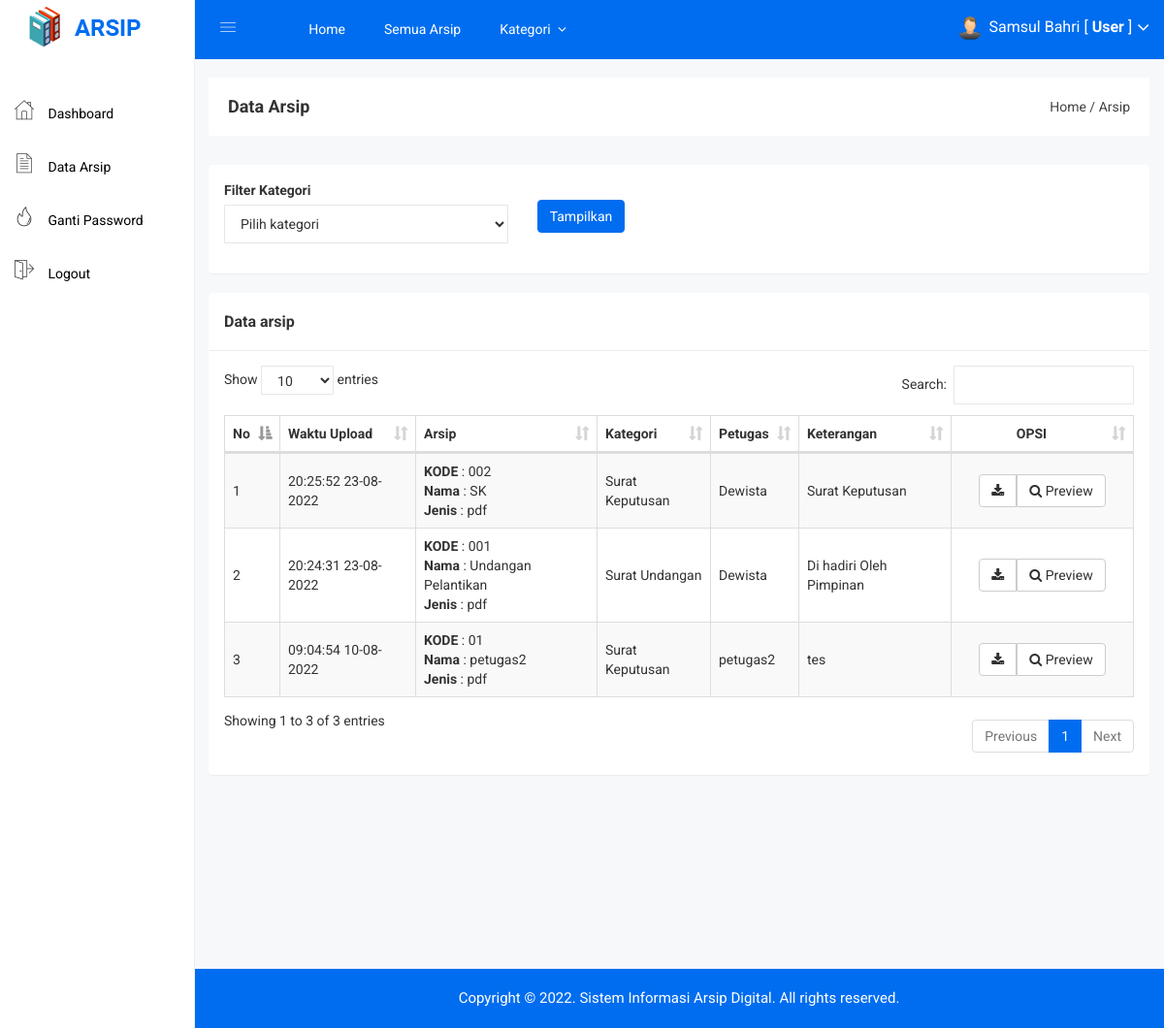
The page /user/arsip.php (signed in) on the database its author committed.
### tables this page shows
CREATE TABLE `arsip` (
  `arsip_id` int(11) NOT NULL,
  `arsip_waktu_upload` datetime NOT NULL,
  `arsip_petugas` int(11) NOT NULL,
  `arsip_kode` varchar(255) NOT NULL,
  `arsip_nama` varchar(255) NOT NULL,
  `arsip_jenis` varchar(255) NOT NULL,
  `arsip_kategori` int(11) NOT NULL,
  `arsip_keterangan` text NOT NULL,
  `arsip_file` varchar(255) NOT NULL
);

CREATE TABLE `kategori` (
  `kategori_id` int(11) NOT NULL,
  `kategori_nama` varchar(255) NOT NULL,
  `kategori_keterangan` text NOT NULL
);

CREATE TABLE `petugas` (
  `petugas_id` int(11) NOT NULL,
  `petugas_nama` varchar(255) NOT NULL,
  `petugas_username` varchar(255) NOT NULL,
  `petugas_password` varchar(255) NOT NULL,
  `petugas_foto` varchar(255) NOT NULL
);

### user/arsip.php (the view, shortened to what this page needs)
<?php include 'header.php'; ?>
<div class="breadcome-area">
    <div class="container-fluid">
        <div class="row">
            <div class="col-lg-12 col-md-12 col-sm-12 col-xs-12">
                <div class="breadcome-list">
                    <div class="row">
                        <div class="col-lg-6 col-md-6 col-sm-6 col-xs-12">
                            <div class="breadcome-heading">
                                <h4 style="margin-bottom: 0px">Data Arsip</h4>
                            </div>
                        </div>
                        <div class="col-lg-6 col-md-6 col-sm-6 col-xs-12">
                            <ul class="breadcome-menu" style="padding-top: 0px">
                                <li><a href="#">Home</a> <span class="bread-slash">/</span></li>
                                <li><span class="bread-blod">Arsip</span></li>
                            </ul>
                        </div>
                    </div>
                </div>
            </div>
        </div>
    </div>
</div>
<div class="container-fluid">
    <div class="panel">
        <div class="panel-body">
            <form method="get" action="">
                <div class="row">
                    <div class="col-lg-4">
                        <div class="form-group">
                            <label>Filter Kategori</label>
                            <select class="form-control" name="kategori" required="required">
                                <option value="">Pilih kategori</option>
                            </select>
                        </div>
                    </div>
                    <div class="col-lg-4">
                        <br>
                        <input type="submit" class="btn btn-primary" value="Tampilkan">
                    </div>
                </div>
            </form>
        </div>
    </div>
    <div class="panel">
        <div class="panel-heading">
            <h3 class="panel-title">Data arsip</h3>
        </div>
        <div class="panel-body">
            <table id="table" class="table table-bordered table-striped table-hover table-datatable">
                <thead>
                    <tr>
                        <th width="1%">No</th>
                        <th>Waktu Upload</th>
                        <th>Arsip</th>
                        <th>Kategori</th>
                        <th>Petugas</th>
                        <th>Keterangan</th>
                        <th class="text-center" width="20%">OPSI</th>
                    </tr>
                </thead>
                <tbody>
                    <?php
                    $no = 1;
                    if(isset($_GET['kategori'])){
                        $kategori = $_GET['kategori'];
                        $arsip = mysqli_query($koneksi,"SELECT * FROM arsip,kategori,petugas WHERE arsip_petugas=petugas_id and arsip_kategori=kategori_id and arsip_kategori='$kategori' ORDER BY arsip_id DESC");
                    }else{
                        $arsip = mysqli_query($koneksi,"SELECT * FROM arsip,kategori,petugas WHERE arsip_petugas=petugas_id and arsip_kategori=kategori_id ORDER BY arsip_id DESC");
                    }
                    while($p = mysqli_fetch_array($arsip)){
                        ?>
                        <tr>
                            <td><?php echo $no++; ?></td>
                            <td><?php echo date('H:i:s  d-m-Y',strtotime($p['arsip_waktu_upload'])) ?></td>
                            <td>
                                <b>KODE</b> : <?php echo $p['arsip_kode'] ?><br>
                                <b>Nama</b> : <?php echo $p['arsip_nama'] ?><br>
                                <b>Jenis</b> : <?php echo $p['arsip_jenis'] ?><br>
                            </td>
                            <td><?php echo $p['kategori_nama'] ?></td>
                            <td><?php echo $p['petugas_nama'] ?></td>
                            <td><?php echo $p['arsip_keterangan'] ?></td>
                            <td class="text-center">
                                <div class="btn-group">
                                    <a target="_blank" class="btn btn-default" href="arsip_download.php?id=<?php echo $p['arsip_id']; ?>"><i class="fa fa-download"></i></a>
                                    <a target="_blank" href="arsip_preview.php?id=<?php echo $p['arsip_id']; ?>" class="btn btn-default"><i class="fa fa-search"></i> Preview</a>
                                </div>
                            </td>
                        </tr>
                        <?php
                    }
                    ?>
                </tbody>
            </table>
        </div>
    </div>
</div>
<?php include 'footer.php'; ?>

### assets/css/main.css (style rules this page uses)
html { color: #222; font-size: 1em; line-height: 1.4; }

### assets/css/style.css (style rules this page uses)
table .btn { margin: 0px !important; }
.btn-primary { background: #006df0; color: white !important; border: 1px solid #006df0; }
.panel-heading { padding: 20px 15px; border-bottom: 1px solid #ececec; }
td { vertical-align: middle !important; }

### assets/js/DataTables/datatables.css (style rules this page uses)
table.dataTable { clear: both; margin-top: 6px !important; margin-bottom: 6px !important; max-width: none !important; border-collapse: separate !important; }
table.dataTable td, table.dataTable th { -webkit-box-sizing: content-box; box-sizing: content-box; }
table.dataTable thead > tr > th.sorting_asc, table.dataTable thead > tr > th.sorting_desc, table.dataTable thead > tr > th.sorting, table.dataTable thead > tr > td.sorting_asc, table.dataTable thead > tr > td.sorting_desc, table.dataTable thead > tr > td.sorting { padding-right: 30px; }
table.dataTable thead .sorting, table.dataTable thead .sorting_asc, table.dataTable thead .sorting_desc, table.dataTable thead .sorting_asc_disabled, table.dataTable thead .sorting_desc_disabled { cursor: pointer; position: relative; }
table.dataTable thead .sorting:after, table.dataTable thead .sorting_asc:after, table.dataTable thead .sorting_desc:after, table.dataTable thead .sorting_asc_disabled:after, table.dataTable thead .sorting_desc_disabled:after { position: absolute; bottom: 8px; right: 8px; display: block; font-family: 'Glyphicons Halflings'; opacity: 0.5; }
table.dataTable thead .sorting:after { opacity: 0.2; content: "\e150"; }
table.dataTable thead .sorting_asc:after { content: "\e155"; }
table.table-bordered.dataTable th, table.table-bordered.dataTable td { border-left-width: 0; }
table.table-bordered.dataTable th:last-child, table.table-bordered.dataTable th:last-child, table.table-bordered.dataTable td:last-child, table.table-bordered.dataTable td:last-child { border-right-width: 0; }
table.table-bordered.dataTable tbody th, table.table-bordered.dataTable tbody td { border-bottom-width: 0; }

### rows shown on the page
arsip: arsip_waktu_upload "20:25:52 23-08-2022", arsip_kode "002", arsip_nama "SK", arsip_jenis "pdf", kategori.kategori_nama "Surat Keputusan", petugas.petugas_nama "Dewista", arsip_keterangan "Surat Keputusan"
arsip: arsip_waktu_upload "20:24:31 23-08-2022", arsip_kode "001", arsip_nama "Undangan Pelantikan", arsip_jenis "pdf", kategori.kategori_nama "Surat Undangan", petugas.petugas_nama "Dewista", arsip_keterangan "Di hadiri Oleh Pimpinan"
arsip: arsip_waktu_upload "09:04:54 10-08-2022", arsip_kode "01", arsip_nama "petugas2", arsip_jenis "pdf", kategori.kategori_nama "Surat Keputusan", petugas.petugas_nama "petugas2", arsip_keterangan "tes"

### other values the page prints
$_SESSION['nama'] "Samsul Bahri"
